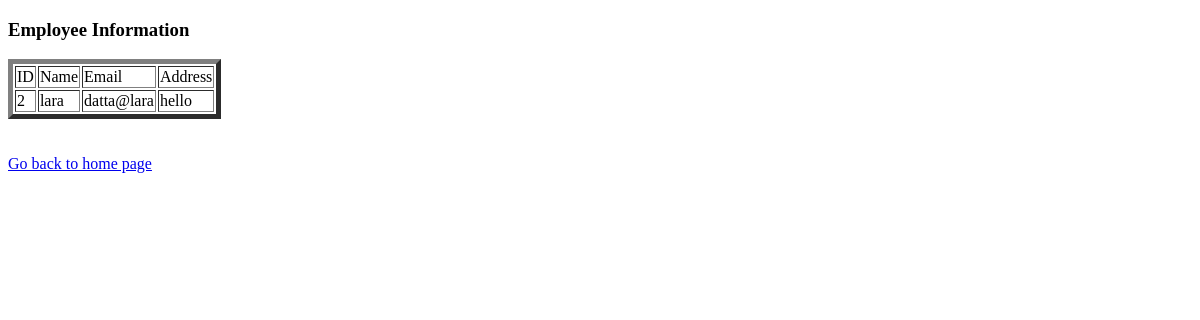
The app's page /view, older data.
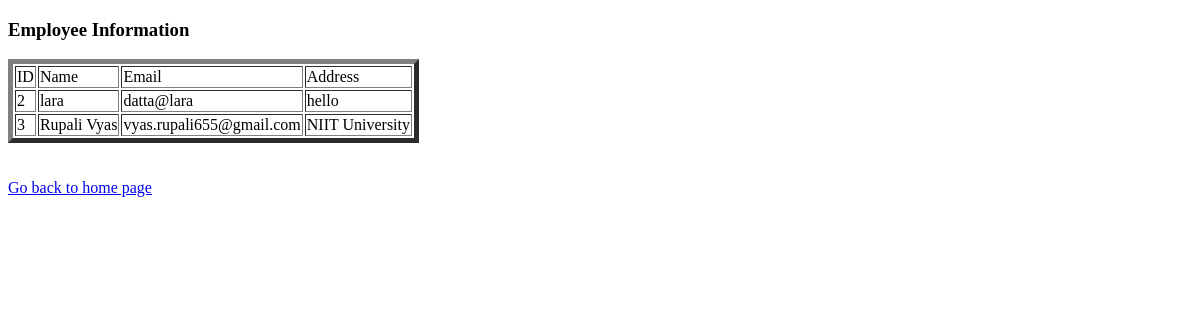
The same page, newer data.
### tables this page shows
CREATE TABLE Employees (id INTEGER PRIMARY KEY AUTOINCREMENT, name TEXT NOT NULL, email TEXT UNIQUE NOT NULL, address TEXT NOT NULL);

### myapp.py (the view)
@app.route("/view")
def view():
    con = sqlite3.connect("employee.db")
    con.row_factory = sqlite3.Row
    cur = con.cursor()
    cur.execute("select * from Employees")
    rows = cur.fetchall()
    return render_template("view.html",rows = rows)

### templates/view.html (shortened to what this page needs)
<!DOCTYPE html>
<html>
<head>
</head>
<body>
<h3>Employee Information</h3>
<table border=5>
    <thead>
        <td>ID</td>
        <td>Name</td>
        <td>Email</td>
        <td>Address</td>
    </thead>
    {% for row in rows %}
        <tr>
            <td>{{row["id"]}}</td>
            <td>{{row["name"]}}</td>
            <td>{{row["email"]}}</td>
            <td>{{row["address"]}}</td>
        </tr>
    {% endfor %}
</table>
<br><br>
<a href="/">Go back to home page</a>
</body>
</html>

Row changes from the older to the newer data that the page shows:
added Employees: id "3", name "Rupali Vyas", email "vyas.rupali655@gmail.com", address "NIIT University"
